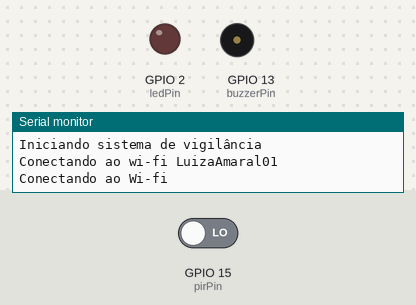
This sketch was run on a simulated ESP32. Shown: output pins drawn as LEDs (lit = HIGH), buzzer (waves = sounding, pin HIGH), the last lines printed to the serial monitor. The inputs (shaded band) are chosen by the test bench; at power-on: GPIO 15 (pirPin) LOW.

Above: at 3.2 s.
3.3 s: GPIO 15 (pirPin) driven HIGH
At 4.7 s:
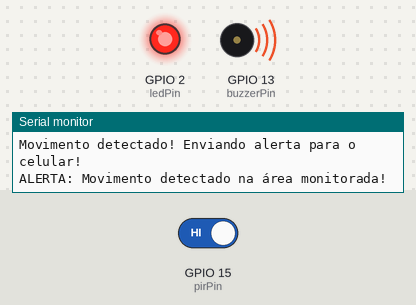
Timing chart, 0 to 10.8 s (numbered marks = the images above; inputs shaded):
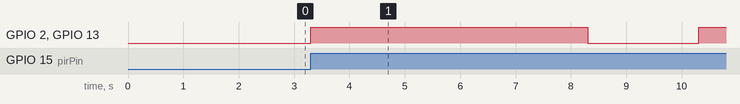

The sketch:

sketch.ino
```cpp
//#include <WiFi.h>


//simulaçao das configurações wi-fi
const char* ssid = "LuizaAmaral01";
const char* password = "senha1234";

const int pirPin = 15;
const int ledPin = 2;
const int buzzerPin = 13;

void setup() {
  Serial.begin(115200);

  pinMode(pirPin, INPUT);
  pinMode(ledPin, OUTPUT);
  pinMode(buzzerPin, OUTPUT);

  digitalWrite(ledPin, LOW);
  digitalWrite(buzzerPin, LOW);

  Serial.println("Iniciando sistema de vigilância");


  //simulando conexão wi-fi
  Serial.print("Conectando ao wi-fi ");
  Serial.println(ssid);
  delay(2000);
  Serial.println("Conectando ao Wi-fi");
}

void loop() {
  int movimento = digitalRead(pirPin);

  if (movimento == HIGH) {
    Serial.println("Movimento detectado! Enviando alerta para o celular!");

    digitalWrite(ledPin, HIGH);
    digitalWrite(buzzerPin, HIGH);

    Serial.println("ALERTA: Movimento detectado na área monitorada!");

    delay(5000); //Esse alarme fica ativo por 5 segundos.

    digitalWrite(ledPin, LOW);
    digitalWrite(buzzerPin, LOW);

    Serial.println("Alerta encerrado. Aguardando próximo movimento!");
    delay(2000);

  }
}
```

Measured:
- after the input at 3.3 s, GPIO 2 (ledPin), GPIO 13 (buzzerPin): LOW → HIGH at once, → LOW 5.0 s later, → HIGH 2.0 s later
